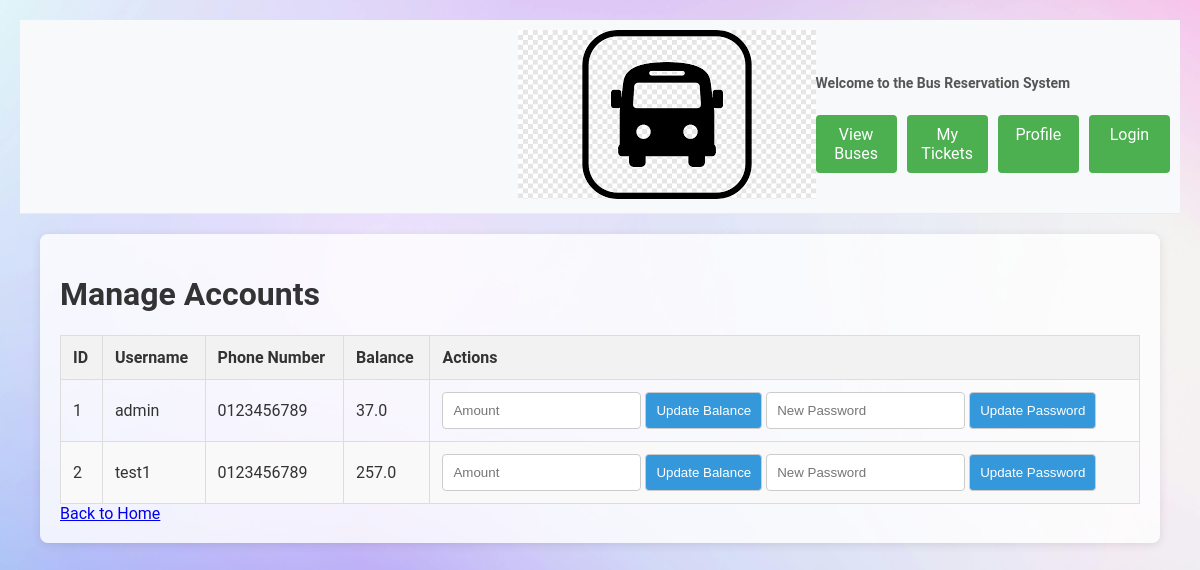
/manage_accounts (signed in), run on an earlier commit of the app's database.
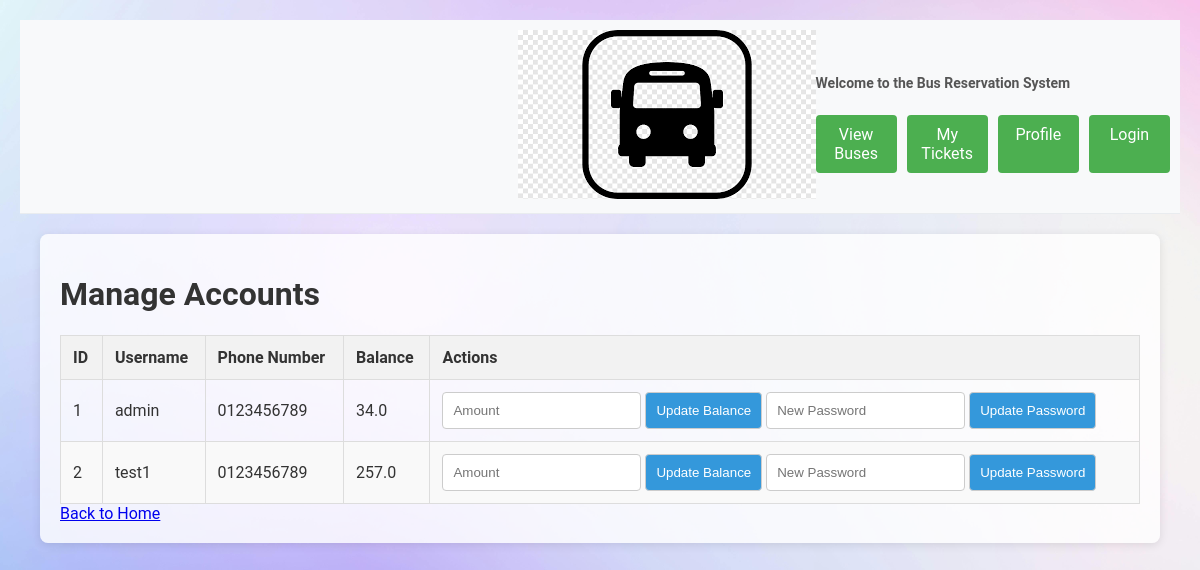
And on a later commit of the database.
### tables this page shows
CREATE TABLE users (
            id INTEGER PRIMARY KEY,
            username TEXT NOT NULL UNIQUE,
            password_hash TEXT NOT NULL
        , email TEXT, phone_number TEXT, gender TEXT, balance REAL DEFAULT 0.0, name TEXT);

### app.py (the view, shortened to what this page needs)
@app.route('/manage_accounts', methods=['GET', 'POST'])
def manage_accounts():
    user_id = session.get('user_id')
    if not user_id:
        flash('You need to log in to manage accounts.')
        return redirect(url_for('login'))
    user = get_user_by_id(user_id)
    if user is None or user[1] != 'admin':
        flash('You do not have permission to manage accounts.')
        return redirect(url_for('home'))
    users = get_all_users()
    return render_template('manage_accounts.html', users=users)

### database.py (called while the page is built)
def get_user_by_id(user_id):
    conn = sqlite3.connect('bus_reservation.db')
    cursor = conn.cursor()
    cursor.execute('SELECT * FROM users WHERE id = ?', (user_id,))
    user = cursor.fetchone()
    conn.close()
    return user

def get_all_users():
    conn = sqlite3.connect('bus_reservation.db')
    cursor = conn.cursor()
    cursor.execute('SELECT id, username, phone_number, balance FROM users')
    users = cursor.fetchall()
    conn.close()
    return users

### templates/manage_accounts.html (shortened to what this page needs)
{% extends "base.html" %}
{% block content %}
<div class="container">
    <h1>Manage Accounts</h1>
    <table>
        <thead>
            <tr>
                <th>ID</th>
                <th>Username</th>
                <th>Phone Number</th>
                <th>Balance</th>
                <th>Actions</th>
            </tr>
        </thead>
        <tbody>
            {% for user in users %}
            <tr>
                <td>{{ user[0] }}</td>
                <td>{{ user[1] }}</td>
                <td>{{ user[2] }}</td>
                <td>{{ user[3] }}</td>
                <td>
                    <form action="{{ url_for('manage_accounts') }}" method="POST" style="display:inline;">
                        <input type="number" name="amount" placeholder="Amount" required>
                        <button type="submit">Update Balance</button>
                    </form>
                    <form action="{{ url_for('manage_accounts') }}" method="POST" style="display:inline;">
                        <input type="password" name="new_password" placeholder="New Password" required>
                        <button type="submit">Update Password</button>
                    </form>
                </td>
            </tr>
            {% endfor %}
        </tbody>
    </table>
    <a href="{{ url_for('home') }}">Back to Home</a>
</div>
{% endblock %}

What changed in the data, as far as the page shows it:
changed users "admin": balance "37.0" → "34.0"
